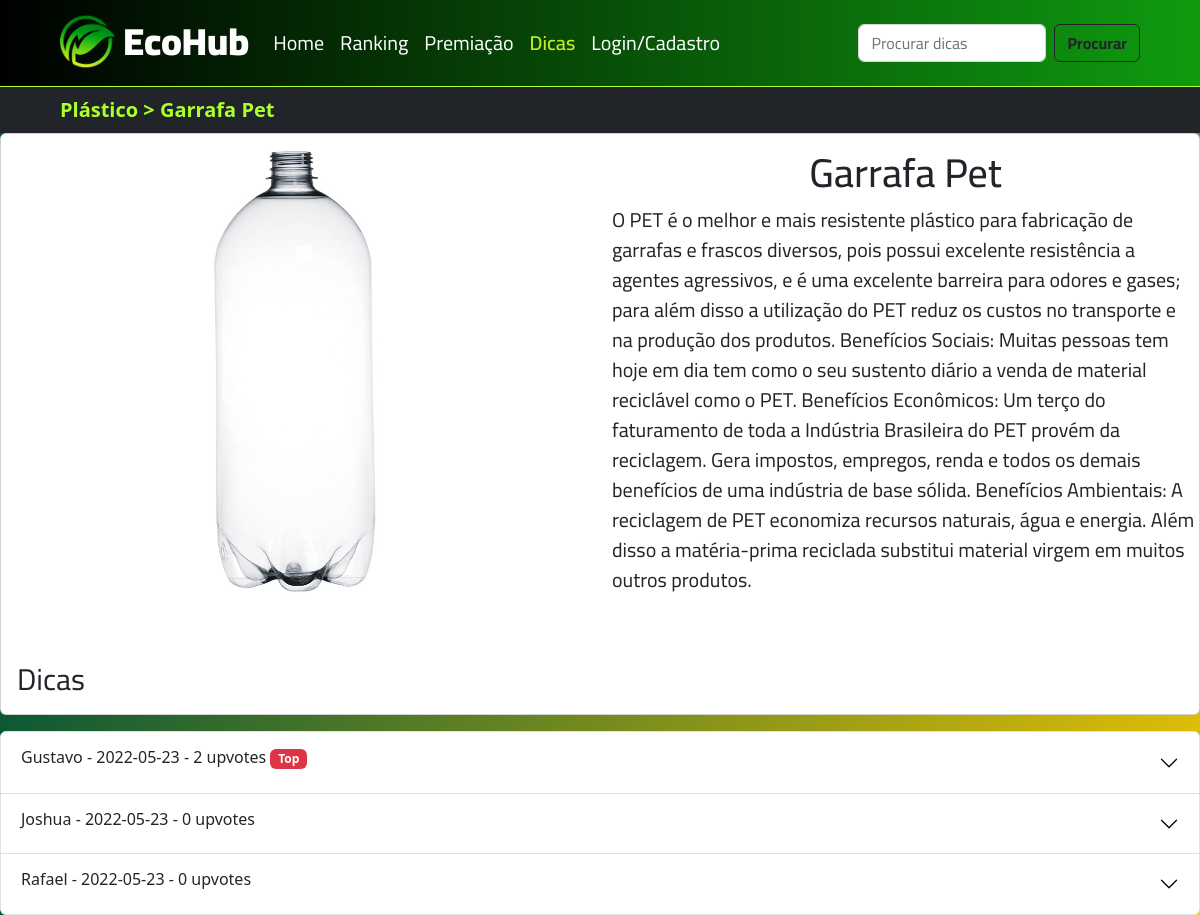
The app's page /garbage/a702c2e7-a09a-4f06-8d92-9946f4ffa90b with its own data.
### app/models/entities/garbage.py (models this page shows)
class Garbage(db.Model):
    __tablename__ = 'garbage'
    id = db.Column(db.String(36), default=lambda: str(uuid4()), primary_key=True)
    ds_url = db.Column(db.String(500), nullable=True)
    name = db.Column(db.String(128), nullable=False)
    description = db.Column(db.String(500), nullable=False)
    type_of_garbage = db.Column(db.String(15), nullable=False)
    active = db.Column(db.Boolean(), default=True)
    def type(self):
        _type = TypeOfGarbage()
        return _type.get_type(self.type_of_garbage.lower())
    def serialize(self):
        return {
                'id': self.id,
                'name': self.name,
                'description': self.description,
                'type_of_garbage': self.type(),
                'name_type': self.type_of_garbage,
                'ds_url': self.ds_url,
                'active': self.active
                }

### app/models/entities/users.py (models this page shows, shortened)
class User(db.Model):
    __tablename__ = 'users'
    id = db.Column(db.String(36), default=lambda: str(uuid4()), primary_key=True)
    email = db.Column(db.String(84), nullable=False, unique=True)
    password = db.Column(db.String(128), nullable=True)
    name = db.Column(db.String(128), nullable=True)
    cep = db.Column(db.String(20), nullable=True)
    address = db.Column(db.String(128), nullable=True)
    complement = db.Column(db.String(128), nullable=True)
    cpf = db.Column(db.String(20), nullable=True)
    birth_date = db.Column(db.Date(), nullable=True)
    active = db.Column(db.Boolean(), default=True)
    def serialize(self):
        return {
                'id': self.id,
                'name': self.name,
                'email': self.email,
                'address': self.address,
                'complement': self.complement,
                'cpf': self.cpf,
                'birth_date': str(self.birth_date),
                'cep': self.cep,
                'active': self.active
                }

### app/models/entities/comments.py (models this page shows)
class Comments(db.Model):
    __tablename__ = 'comments'
    garbage_id = db.Column(db.String(36), db.ForeignKey('garbage.id'))
    user_id = db.Column(db.String(36), db.ForeignKey('users.id'))
    cooperative_id = db.Column(db.String(36), db.ForeignKey('cooperative.id'))
    user = db.relationship("User", backref=backref("users", uselist=False))
    comment_liked = db.relationship("CommentLikes", backref=backref("comment_likes", uselist=True))
    id = db.Column(db.String(36), default=lambda: str(uuid4()), primary_key=True)
    message = db.Column(db.String(1500), default=lambda: str(uuid4()))
    creation_date = db.Column(db.Date(), default=datetime.utcnow)
    active = db.Column(db.Boolean(), default=True)
    @property
    def likes(self):
        return len(self.comment_liked)
    def serialize(self):
        return {
                'id': self.id,
                'message': self.message,
                'up_votes': len(self.comment_liked),
                'user': self.user.serialize() if self.user else None,
                'user_id': self.user_id,
                'username': self.user.name if self.user else None,
                'garbage_id': self.garbage_id,
                'cooperative_id': self.cooperative_id,
                'is_coop': True if self.cooperative_id else False,
                'creation_date': self.creation_date,
                'active': self.active
                }

### app/views/templates_views.py (the view)
@app_views.route('/garbage/<garbage_id>', methods=['POST', 'GET'])
def garbage_view(garbage_id):
    garbage = get_garbage_by_id(garbage_id)
    comments = get_comment_by_garbage_id(garbage_id)
    list_comment = []
    top_comment = comments[0] if comments else None
    for comment in comments:
        if top_comment.likes < top_comment.likes:
            top_comment = comment
        list_comment.append(comment.serialize())
    best_comment = top_comment.serialize() if top_comment else None
    return render_template('garbage.html', garbage=garbage.serialize(),
                           comments=list_comment, top_comment=best_comment)

### app/actions/comments_actions.py (called while the page is built)
def get_comment_by_garbage_id(garbage_id: str) -> List[Comments]:
    return Comments.query.filter_by(garbage_id=garbage_id).all()

### app/actions/garbage_actions.py (called while the page is built)
def get_garbage_by_id(garbage_id: str) -> Garbage:
    return Garbage.query.get(garbage_id)

### app/models/type_of_garbage.py (called while the page is built)
    def get_type(self, type_name):
        if self.__getattribute__(type_name):
            return self.__getattribute__(type_name)
        return {}

### app/templates/garbage.html (shortened to what this page needs)
<!DOCTYPE html>
<html lang="en">
<head>
  <link href="https://cdn.jsdelivr.net/npm/bootstrap@5.2.0-beta1/dist/css/bootstrap.min.css" rel="stylesheet"
>
  <link rel="stylesheet" href="css/">
</head>
<body>
  <nav class="navbar navbar-expand-lg px-5" style="background: linear-gradient(to right, #000000, #0f9b0f); border-bottom: 1px solid greenyellow; font-family: 'Cairo', sans-serif;">
    <div class="container-fluid">
      <a class="navbar-brand" href="/" style="font-size: 38px; font-family: 'Cairo', sans-serif; font-weight: 900">
        <img src="{{ url_for('static', filename='images/ecohub-nav-logo.png') }}" alt="nav-logo" width="55" height="55" class="d-inline-block align-text-center" style="position: relative; bottom: 4px">
        <span style="color: white;">EcoHub</span>
      </a>
      <div class="collapse navbar-collapse" id="navbarSpportedContent">
        <ul class="navbar-nav me-auto mb-2 mb-lg-0">
          <li class="nav-item" style="font-size: 20px;">
            <a class="nav-link" id="home" aria-current="page" href="/" style="color: white;">Home</a>
          </li>
          <li class="nav-item" style="font-size: 20px;">
            <a id="ranking" class="nav-link" href="/ranking" style="color: white;">Ranking</a>
          </li>
          <li class="nav-item" style="font-size: 20px;">
            <a class="nav-link" href="/prizes" style="color: white;">Premiação</a>
          </li>
          <li class="nav-item" style="font-size: 20px;">
            <a id="tips" class="nav-link" href="/tips" style="color: #c3ea27; font-weight: 600;">Dicas</a>
          </li>
          <li class="nav-item" style="font-size: 20px;" id="login-item">
            <a id="login" class="nav-link" href="/register" style="color: white;">Login/Cadastro</a>
          </li>
        </ul>
        <form action="/tips/search" method="get" class="d-flex" role="search">
            <input name="garbage_name" class="form-control me-2" type="search" placeholder="Procurar dicas" aria-label="Search" id="tips-search">
            <button class="btn btn-outline-dark" type="submit" style="font-weight: 700">Procurar</button>
        </form>
      </div>
    </div>
  </nav>
  <nav class="navbar navbar-expand-lg px-5 bg-dark">
    <div class="container-fluid">
      <div class="collapse navbar-collapse" id="navbarSupportedContent">
        <ul class="navbar-nav me-auto mb-2 mb-lg-0">
          <li class="nav-item" style="font-size: 20px;">
            <div style="color: greenyellow; font-weight: 600;">
              {{ garbage.type_of_garbage.name_pt }} > {{ garbage.name }}
            </div>
          </li>
        </ul>
      </div>
    </div>
  </nav>
  <section
    style="background: background-color: #ffcd00; background-image: linear-gradient(315deg, #ffcd00 0%, #005238 74%);">
    <div class="card mb-3" id="garbage-card" style="font-family: 'Cairo', sans-serif;">
      <div class="row">
        <div class="col">
          <img src="{{ url_for('static', filename=garbage.ds_url) }}" class="card-img-top"
            style="max-height: 480px">
        </div>
        <div class="col" style="font-family: 'Cairo', sans-serif;">
          <h1 class="card-title" style="text-align:center; margin-top:15px; height:'card-img-top'; max-height:480px;">
            {{ garbage.name }}</h1>
          <p class="card-text" style="font-size:20px;">
            {{ garbage.description }}
            <br><br>
          </p>
        </div>
      </div>
      <div class="card-body">
        <p>
          <div style="font-size: 30px; height: 25px; font-family: 'Cairo', sans-serif;">Dicas
          </div>
        </p>
      </div>
    </div>
    <div class="accordion" id="accordionPanelsStayOpenExample"
      style="background: background-color: #ffcd00; background-image: linear-gradient(315deg, #ffcd00 0%, #005238 74%);">
      {% for comment in comments %}
      <div class="accordion-item">
        <h2 class="accordion-header" id="panelsStayOpen-heading{{comment.id}}">
          <button class="accordion-button collapsed" type="button" data-bs-toggle="collapse"
            data-bs-target="#panelsStayOpen-collapse{{comment.id}}" aria-expanded="false"
            aria-controls="panelsStayOpen-collapse{{comment.id}}">
            <h6>{{comment.username}} - {{comment.creation_date}} - {{comment.up_votes}} upvotes
              {% if comment.id == top_comment.id %}
              <span class="badge bg-danger">Top</span>
              {% endif %}
            </h6>
          </button>
        </h2>
      </div>
      {% endfor %}
    </div>
  </section>
</body>
</html>

### records on screen
Garbage: name "Garrafa Pet", ds_url (picture), description "O PET é o melhor e mais resistente plástico para fabricação de garrafas e frascos diversos, pois possui excelente resistência a agentes agressivos, e é uma excelente barreira para odores e gases; para além disso a utilização do PET reduz os custos no transporte e na produção dos produtos. Benefícios Sociais: Muitas pessoas tem hoje em dia tem como o seu sustento diário a venda de material reciclável como o PET. Benefícios Econômicos: Um terço do faturamento de toda a Indústria Brasileira do PET provém da reciclagem. Gera impostos, empregos, renda e todos os demais benefícios de uma indústria de base sólida. Benefícios Ambientais: A reciclagem de PET economiza recursos naturais, água e…"
User: username "Gustavo"
Comments: creation_date "2022-05-23"
User: username "Joshua"
Comments: creation_date "2022-05-23"
User: username "Rafael"
Comments: creation_date "2022-05-23"

### other values on screen
{{ garbage.type_of_garbage.name_pt }} "Plástico"
{{ comment.up_votes }} "2" "0" "0"
